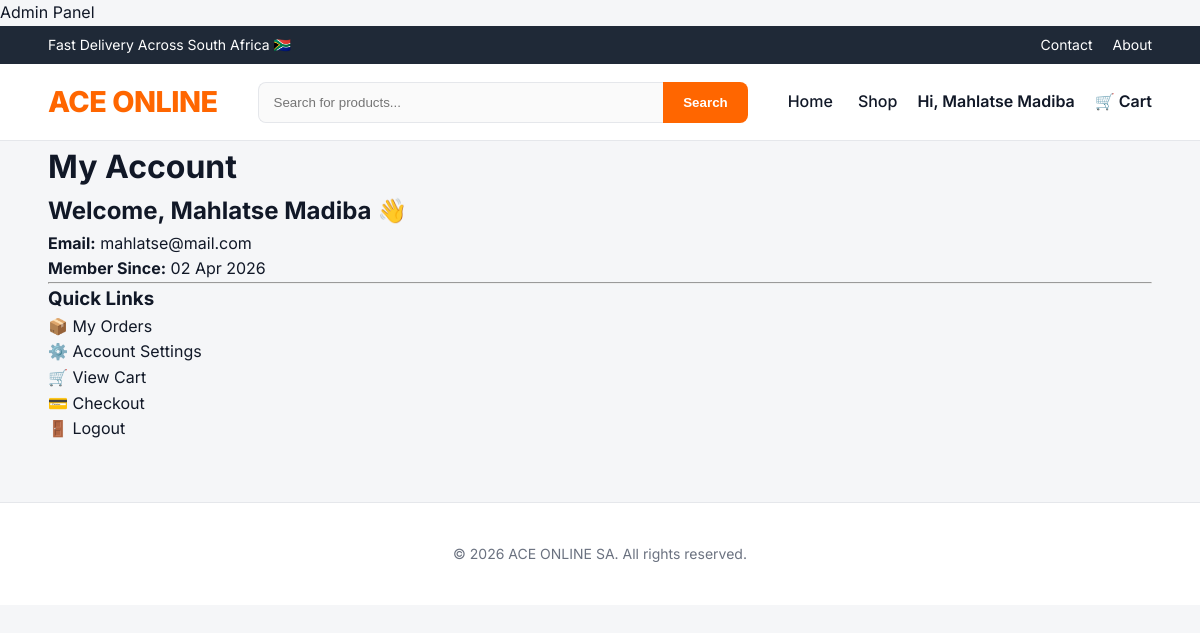
Screenshot of /account/dashboard.php (signed in) with the database file from the repository.
### tables this page shows
CREATE TABLE `customers` (
  `id` int(11) NOT NULL,
  `full_name` varchar(100) NOT NULL,
  `email` varchar(150) NOT NULL,
  `password_hash` varchar(255) NOT NULL,
  `phone` varchar(20) DEFAULT NULL,
  `role` enum('customer','admin') DEFAULT 'customer',
  `is_active` tinyint(1) DEFAULT 1,
  `created_at` timestamp NOT NULL DEFAULT current_timestamp(),
  `updated_at` timestamp NOT NULL DEFAULT current_timestamp() ON UPDATE current_timestamp()
);

### account/dashboard.php (the view, shortened to what this page needs)
<?php
require '../public/partials/db.php';
include '../public/partials/header.php';
$customerId = (int)$_SESSION['customer_id'];
$stmt = $conn->prepare("SELECT full_name, email, created_at FROM customers WHERE id = ? LIMIT 1");
$stmt->bind_param("i", $customerId);
$stmt->execute();
$result = $stmt->get_result();
$user = $result->fetch_assoc();
?>
<div class="container">
    <h1>My Account</h1>
    <h2>Welcome, <?= htmlspecialchars($user['full_name']) ?> 👋</h2>
    <p><strong>Email:</strong> <?= htmlspecialchars($user['email']) ?></p>
    <p><strong>Member Since:</strong> <?= date("d M Y", strtotime($user['created_at'])) ?></p>
    <hr>
    <h3>Quick Links</h3>
    <ul>
        <li><a href="orders.php">📦 My Orders</a></li>
        <li><a href="settings.php">⚙️ Account Settings</a></li>
        <li><a href="../cart.php">🛒 View Cart</a></li>
        <li><a href="../checkout.php">💳 Checkout</a></li>
        <li><a href="../logout.php">🚪 Logout</a></li>
    </ul>
</div>
<?php include '../public/partials/footer.php'; ?>

### public/assets/css/base.css (style rules this page uses)
:root { --primary: #ff6600; --primary-dark: #e65c00; --dark: #1f2937; --light-bg: #f5f6f8; --border: #e5e7eb; --text: #111827; --muted: #6b7280; --white: #ffffff; }
* { margin: 0; padding: 0; box-sizing: border-box; }
body { font-family: 'Inter', sans-serif; background: var(--light-bg); color: var(--text); line-height: 1.6; }
a { text-decoration: none; color: inherit; }
ul { list-style: none; }

### public/assets/css/layout.css (style rules this page uses)
.container { width: 92%; max-width: 1280px; margin: auto; }

### rows the page displays
customers: full_name "Mahlatse Madiba", email "mahlatse@mail.com", created_at "02 Apr 2026"

### other values shown
$_SESSION['customer_name'] "Mahlatse Madiba"
